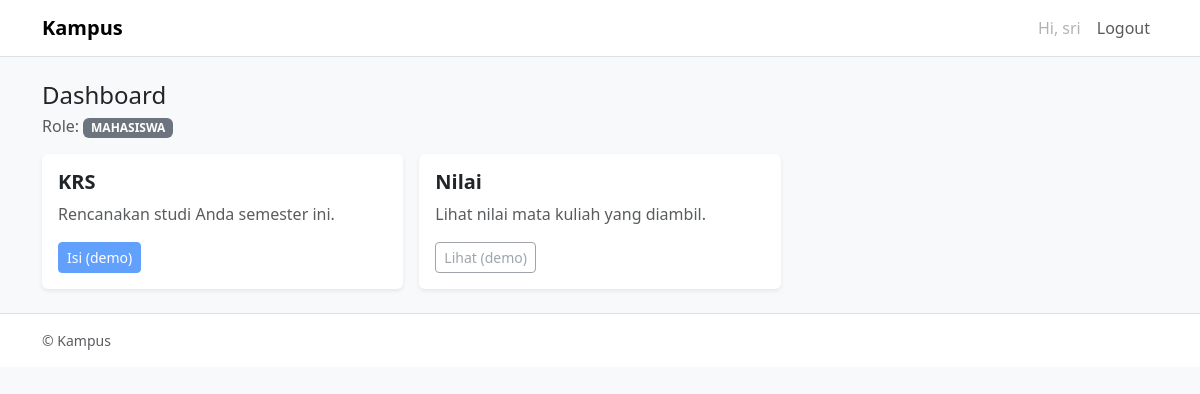
The app's page / (signed in), older data.
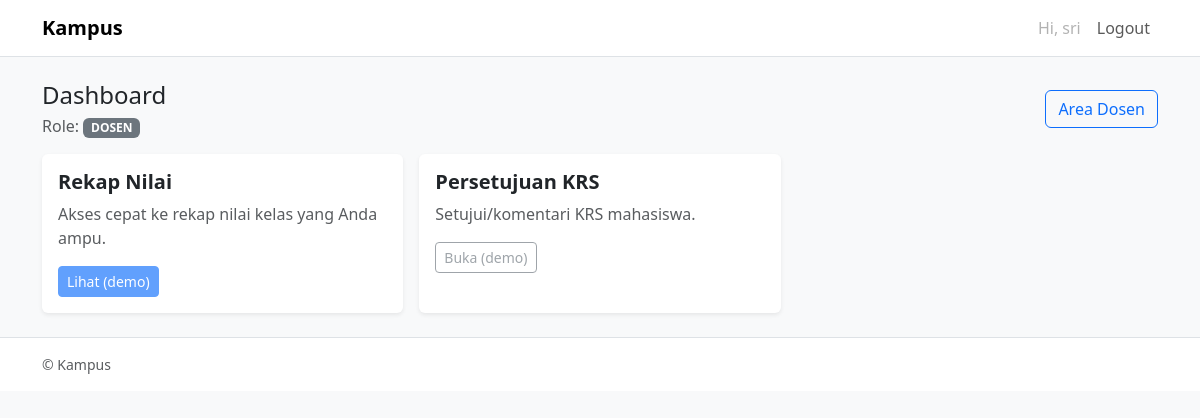
The same page, newer data.
### accounts/models.py (models this page shows, shortened)
class Profile(models.Model):
    ROLE_CHOICES = (
        ("MAHASISWA", "Mahasiswa"),
        ("DOSEN", "Dosen"),
    )
    user = models.OneToOneField(User, on_delete=models.CASCADE, related_name="profile")
    role = models.CharField(max_length=10, choices=ROLE_CHOICES, default="MAHASISWA")

### accounts/views.py (the view)
# urls.py: path("", views.dashboard, name="dashboard"),
@login_required
def dashboard(request):
    role = getattr(getattr(request.user, "profile", None), "role", "MAHASISWA")
    return render(request, "accounts/dashboard.html", {"role": role})

### accounts/templates/accounts/dashboard.html (shortened to what this page needs)
{% extends "base.html" %}
{% block content %}
  <div class="d-flex align-items-center justify-content-between mb-3">
    <div>
      <h1 class="h4 mb-1">Dashboard</h1>
      <div class="text-muted">Role: <span class="badge bg-secondary">{{ role }}</span></div>
    </div>
    {% if role == "DOSEN" %}
      <a href="{% url 'accounts:dosen-only' %}" class="btn btn-outline-primary">Area Dosen</a>
    {% endif %}
  </div>
  {% if role == "DOSEN" %}
    <div class="row g-3">
      <div class="col-md-4">
        <div class="card border-0 shadow-sm h-100">
          <div class="card-body">
            <h5 class="card-title">Rekap Nilai</h5>
            <p class="text-muted">Akses cepat ke rekap nilai kelas yang Anda ampu.</p>
            <a class="btn btn-sm btn-primary disabled">Lihat (demo)</a>
          </div>
        </div>
      </div>
      <div class="col-md-4">
        <div class="card border-0 shadow-sm h-100">
          <div class="card-body">
            <h5 class="card-title">Persetujuan KRS</h5>
            <p class="text-muted">Setujui/komentari KRS mahasiswa.</p>
            <a class="btn btn-sm btn-outline-secondary disabled">Buka (demo)</a>
          </div>
        </div>
      </div>
    </div>
  {% else %}
    <div class="row g-3">
      <div class="col-md-4">
        <div class="card border-0 shadow-sm h-100">
          <div class="card-body">
            <h5 class="card-title">KRS</h5>
            <p class="text-muted">Rencanakan studi Anda semester ini.</p>
            <a class="btn btn-sm btn-primary disabled">Isi (demo)</a>
          </div>
        </div>
      </div>
      <div class="col-md-4">
        <div class="card border-0 shadow-sm h-100">
          <div class="card-body">
            <h5 class="card-title">Nilai</h5>
            <p class="text-muted">Lihat nilai mata kuliah yang diambil.</p>
            <a class="btn btn-sm btn-outline-secondary disabled">Lihat (demo)</a>
          </div>
        </div>
      </div>
    </div>
  {% endif %}
{% endblock %}

### accounts/templates/base.html (shortened to what this page needs)
<!doctype html>
<html lang="id">
<head>
  {% load static %}
  <link href="https://cdn.jsdelivr.net/npm/bootstrap@5.3.3/dist/css/bootstrap.min.css" rel="stylesheet">
  <link href="{% static 'css/style.css' %}" rel="stylesheet">
</head>
<body class="bg-light">
<nav class="navbar navbar-expand-lg bg-white border-bottom sticky-top">
  <div class="container">
    <a class="navbar-brand fw-semibold" href="{% url 'accounts:dashboard' %}">Kampus</a>
    <div id="nav" class="collapse navbar-collapse">
      <ul class="navbar-nav ms-auto">
        {% if user.is_authenticated %}
          <li class="nav-item"><span class="nav-link disabled">Hi, {{ user.username }}</span></li>
          <li class="nav-item"><a class="nav-link" href="{% url 'accounts:logout' %}">Logout</a></li>
        {% else %}
          <li class="nav-item"><a class="nav-link" href="{% url 'accounts:login' %}">Login</a></li>
        {% endif %}
      </ul>
    </div>
  </div>
</nav>
<main class="container py-4">
  {% block content %}{% endblock %}
</main>
<footer class="border-top bg-white">
  <div class="container small py-3 text-muted">© {{ now|date:"Y" }} Kampus</div>
</footer>
</body>
</html>

### accounts/static/css/style.css (style rules this page uses)
.card-title { font-weight: 600; }

Row changes from the older to the newer data that the page shows:
no longer on this page (row unchanged): Profile: role "MAHASISWA"
added Profile: role "DOSEN"
Text that changed along with them:
text no longer shown: "KRS Rencanakan studi Anda semester ini. Isi (demo) Nilai Lihat nilai mata kuliah yang diambil."
text now shown: "Area Dosen Rekap Nilai Akses cepat ke rekap nilai kelas yang Anda ampu. Persetujuan KRS Setujui/komentari KRS mahasiswa. Buka (demo)"
